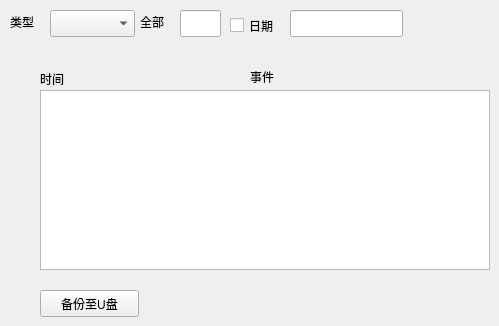
     <widget class="QWidget" name="page_system_log">
      <widget class="QLabel" name="label_log_type">
       <property name="geometry">
        <rect>
         <x>10</x>
         <y>6</y>
         <width>31</width>
         <height>31</height>
        </rect>
       </property>
       <property name="text">
        <string>类型</string>
       </property>
      </widget>
      <widget class="QComboBox" name="comboBox_log_type">
       <property name="geometry">
        <rect>
         <x>50</x>
         <y>10</y>
         <width>85</width>
         <height>27</height>
        </rect>
       </property>
      </widget>
      <widget class="QLabel" name="label_log_selectAll">
       <property name="geometry">
        <rect>
         <x>140</x>
         <y>6</y>
         <width>31</width>
         <height>31</height>
        </rect>
       </property>
       <property name="text">
        <string>全部</string>
       </property>
      </widget>
      <widget class="QLineEdit" name="lineEdit_log_selectAll">
       <property name="geometry">
        <rect>
         <x>180</x>
         <y>10</y>
         <width>41</width>
         <height>27</height>
        </rect>
       </property>
      </widget>
      <widget class="QCheckBox" name="checkBox_log_date">
       <property name="geometry">
        <rect>
         <x>230</x>
         <y>10</y>
         <width>61</width>
         <height>31</height>
        </rect>
       </property>
       <property name="text">
        <string>日期</string>
       </property>
      </widget>
      <widget class="QLineEdit" name="lineEdit_log_date">
       <property name="geometry">
        <rect>
         <x>290</x>
         <y>10</y>
         <width>113</width>
         <height>27</height>
        </rect>
       </property>
      </widget>
      <widget class="QLabel" name="label_log_time">
       <property name="geometry">
        <rect>
         <x>40</x>
         <y>70</y>
         <width>30</width>
         <height>17</height>
        </rect>
       </property>
       <property name="text">
        <string>时间</string>
       </property>
      </widget>
      <widget class="QLabel" name="label_log_event">
       <property name="geometry">
        <rect>
         <x>250</x>
         <y>66</y>
         <width>67</width>
         <height>21</height>
        </rect>
       </property>
       <property name="text">
        <string>事件</string>
       </property>
      </widget>
      <widget class="QListWidget" name="listWidget_log_list">
       <property name="geometry">
        <rect>
         <x>40</x>
         <y>90</y>
         <width>450</width>
         <height>180</height>
        </rect>
       </property>
      </widget>
      <widget class="QPushButton" name="pushButton_log_backupToU">
       <property name="geometry">
        <rect>
         <x>40</x>
         <y>290</y>
         <width>99</width>
         <height>27</height>
        </rect>
       </property>
       <property name="text">
        <string>备份至U盘</string>
       </property>
      </widget>
     </widget>
